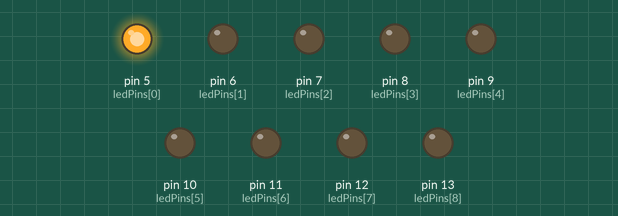
A sketch run on a simulated Arduino Uno, built with avr-gcc and run on an emulated ATmega328P. Shown: output pins drawn as LEDs (lit = HIGH).

Above: at 0.05 s.
At 0.65 s:
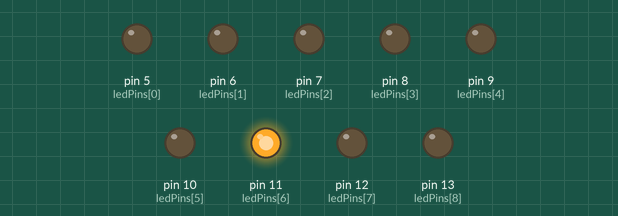
At 1.35 s:
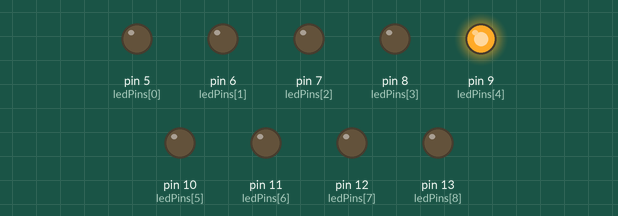
At 2.05 s:
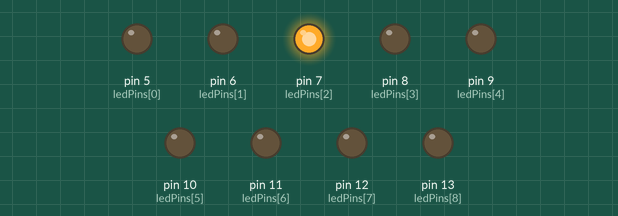
At 2.7 s:
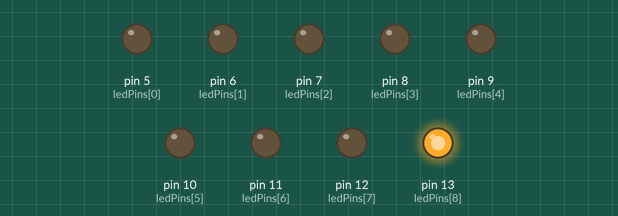
At 3.95 s:
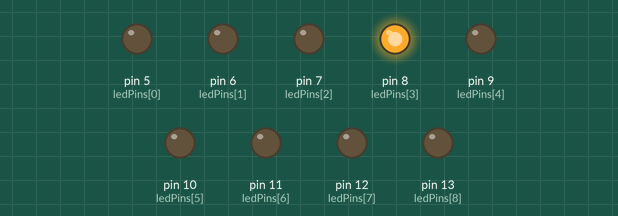
Timing chart, 0 to 4.2 s (numbered marks = the images above):
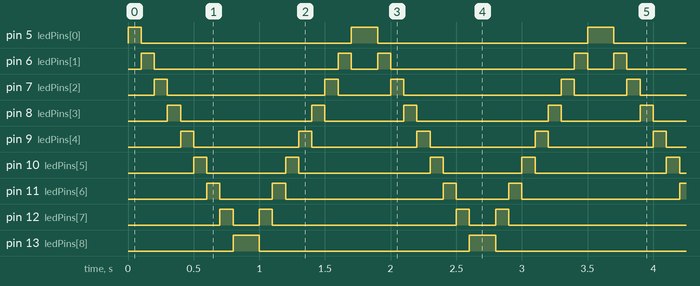

The sketch:

ChasingLights.ino
```cpp
const int numLEDs = 9;
const int ledPins[] = {5, 6, 7, 8, 9, 10, 11, 12, 13};

void setup() {
  for (int i = 0; i < numLEDs; i++) {
    pinMode(ledPins[i], OUTPUT);
  }
}

void loop() {

  // Forward chasing effect
  for (int i = 0; i < numLEDs; i++) {
    digitalWrite(ledPins[i], HIGH);
    delay(100);
    digitalWrite(ledPins[i], LOW);
  }

  // Backward chasing effect
  for (int i = numLEDs - 1; i >= 0; i--) {
    digitalWrite(ledPins[i], HIGH);
    delay(100);
    digitalWrite(ledPins[i], LOW);
  }

}
```

Measured:
- by itself, pin 5 (ledPins[0]): repeats every 1.8 s: LOW 1.6 s, HIGH 0.20 s
- by itself, pin 6 (ledPins[1]): repeats every 1.8 s: LOW 1.4 s, HIGH 0.10 s, LOW 0.20 s, HIGH 0.10 s
- by itself, pin 7 (ledPins[2]): repeats every 1.8 s: LOW 1.2 s, HIGH 0.10 s, LOW 0.40 s, HIGH 0.10 s
- by itself, pin 8 (ledPins[3]): repeats every 1.8 s: LOW 1.0 s, HIGH 0.10 s, LOW 0.60 s, HIGH 0.10 s
- by itself, pin 9 (ledPins[4]): alternates HIGH for 0.10 s and LOW for 0.80 s
- by itself, pin 10 (ledPins[5]): repeats every 1.8 s: LOW 0.60 s, HIGH 0.10 s, LOW 1.0 s, HIGH 0.10 s
- by itself, pin 11 (ledPins[6]): repeats every 1.8 s: LOW 0.40 s, HIGH 0.10 s, LOW 1.2 s, HIGH 0.10 s
- by itself, pin 12 (ledPins[7]): repeats every 1.8 s: LOW 0.20 s, HIGH 0.10 s, LOW 1.4 s, HIGH 0.10 s
